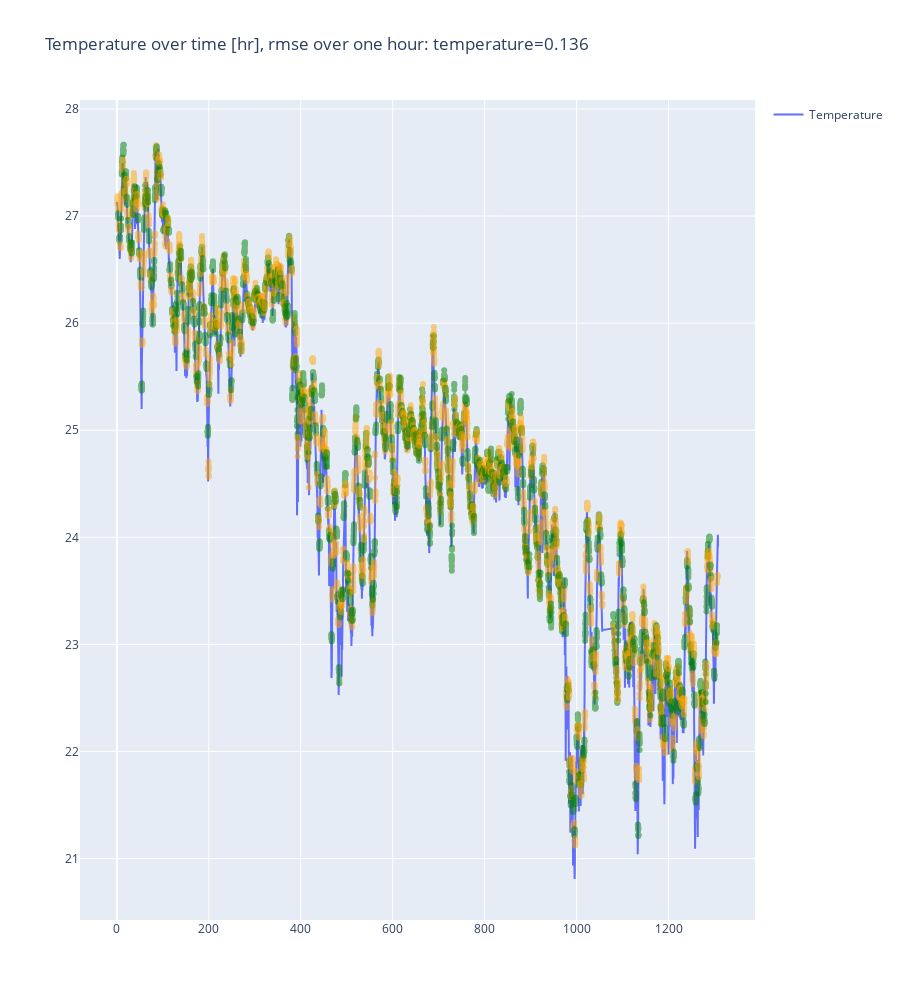

The notebook cell saved with this chart:
### Code cell
## Testing loop ##

# Create figure of all predictions
model.dropout = nn.Dropout(0.0)
test_data = dataModule.test_dataset.data

time = test_data[:,0]*(12*31*24) + test_data[:,1]*(31*24) + test_data[:,2]*(24) + test_data[:,3]
time -= time[0]

def denormalize(output):

    output = copy.copy(output)

    # output[:,0] *= normalization_data['humidity'][1]
    # output[:,0] += normalization_data['humidity'][0]
    
    # output[:,1] *= normalization_data['temperature'][1]
    # output[:,1] += normalization_data['temperature'][0]

    output[:,0] *= normalization_data['temperature'][1]
    output[:,0] += normalization_data['temperature'][0]

    return output

rmse_future = np.zeros(n_pred)

fig = make_subplots(rows=n_pred, cols=1)

test_data_denorm = denormalize(test_data[:, i_start_out:i_end_out])
# fig.add_trace(go.Scatter(x=time, y=test_data_denorm[:,0], name='Humidity'), row=1, col=1)
# fig.add_trace(go.Scatter(x=time, y=test_data_denorm[:,1], name='Temperature'), row=2, col=1)
fig.add_trace(go.Scatter(x=time, y=test_data_denorm[:,0], name='Temperature'), row=1, col=1)


for i in tqdm(range(0, len(dataModule.test_dataset))):

    input = test_data[i:i+past_window]
    # outputs = np.zeros((future_window, n_predic))
    # for j in range(future_window):

    #     with torch.no_grad():
    #         outputs[j] = model(torch.tensor(input).unsqueeze(0).type(torch.float))[0]
    #         # print(torch.tensor(input).type(torch.float))

    #         if i+past_window+j<len(test_data):
    #             input[:-n_features] = input[n_features:]
    #             input[-n_features:] = copy.copy(test_data[i+j+past_window])
    #             input[-n_features+i_start_out:-n_features+i_end_out] = outputs[j]
    with torch.no_grad():
        outputs = model(torch.tensor(input).unsqueeze(0).type(torch.float))[0].numpy()

    rmse_future += np.mean(np.sqrt((denormalize(outputs) - test_data_denorm[i+past_window:i+past_window+past_window])**2), axis=0)

    if i%past_window==0:
        # outputs = np.concatenate((test_data[i:i+past_window,i_start_out:i_end_out], outputs))
        outputs_denorm = denormalize(outputs)
        color = ['orange', 'green'][int((i/past_window)%2)]
        # fig.add_trace(go.Scatter(x=time[i:i+past_window+future_window], y=outputs_denorm[:, 0], opacity=0.5, marker_color=color, showlegend=False), row=1, col=1)
        # fig.add_trace(go.Scatter(x=time[i:i+past_window+future_window], y=outputs_denorm[:, 1], opacity=0.5, marker_color=color, showlegend=False), row=2, col=1)
        fig.add_trace(go.Scatter(x=time[i+past_window:i+past_window+past_window], y=outputs_denorm[:, 0], opacity=0.5, marker_color=color, showlegend=False), row=1, col=1)


rmse_future /= len(test_data)-future_window


# fig.update_layout(title=f'Temperature and humidity over time [hr], rmse over one hour: humidity={rmse_future[0]:.3f} and temperature={rmse_future[1]:.3f}',
#                   height=1000)
fig.update_layout(title=f'Temperature over time [hr], rmse over one hour: temperature={rmse_future[0]:.3f}',
                    height=1000)

fig.show()
